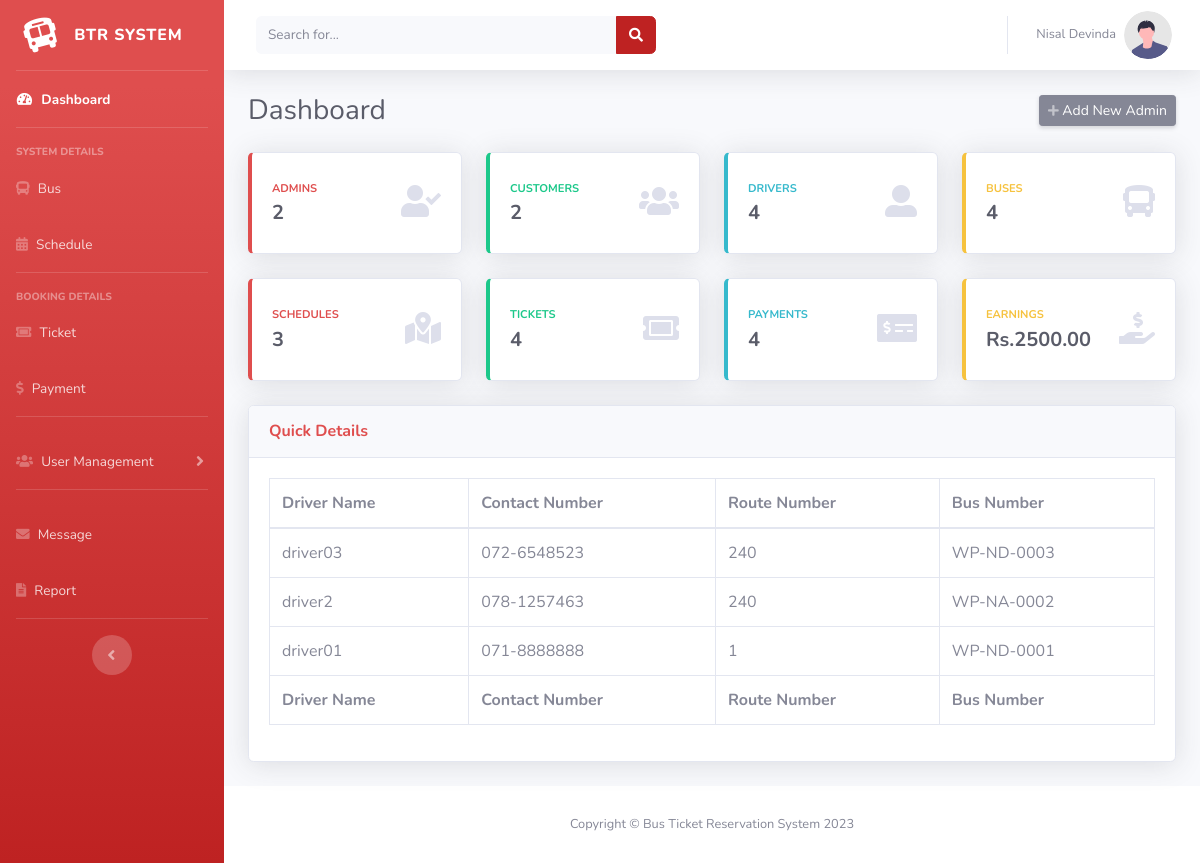
The page /Admin/index.php (signed in) on the database its author committed.
### tables this page shows
CREATE TABLE `user` (
  `email` varchar(100) NOT NULL,
  `password` varchar(20) NOT NULL,
  `name` varchar(100) NOT NULL,
  `contact_no` varchar(11) NOT NULL,
  `reg_date` date NOT NULL,
  `type` varchar(15) NOT NULL,
  `status` varchar(10) NOT NULL
);

CREATE TABLE `schedule` (
  `schedule_id` int(11) NOT NULL,
  `bus_id` varchar(10) NOT NULL,
  `route` int(11) NOT NULL,
  `start` varchar(50) NOT NULL,
  `end` varchar(50) NOT NULL,
  `arrival_time` time NOT NULL,
  `depature_time` time NOT NULL,
  `distance` double NOT NULL,
  `amount` int(11) NOT NULL,
  `sch_status` varchar(20) NOT NULL
);

CREATE TABLE `bus` (
  `plate_number` varchar(10) NOT NULL,
  `driver_id` int(11) NOT NULL,
  `model` varchar(50) NOT NULL,
  `capacity` int(11) NOT NULL,
  `owner_name` varchar(100) NOT NULL,
  `contact_number` varchar(11) NOT NULL,
  `reg_date` date NOT NULL,
  `bus_status` varchar(10) NOT NULL,
  `tour_status` varchar(20) NOT NULL
);

### Admin/index.php (the view, shortened to what the rows shown need)
<?php
require_once "../config/database.php";
$sql = "SELECT * FROM `user` LEFT JOIN `admin` ON `user`.`email`=`admin`.`email` WHERE `user`.`email`='".$_SESSION['email']."' ;";
$result = $conn->query($sql);
$row = $result->fetch_assoc();
$admin_name=$row["name"];
?>
<!DOCTYPE html>
<html lang="en">
<head>
    <link href="vendor/fontawesome-free/css/all.min.css" rel="stylesheet" type="text/css">
    <link href="css/sb-admin-2.min.css" rel="stylesheet">
</head>
<body id="page-top">
    <div id="wrapper">
        <div id="content-wrapper" class="d-flex flex-column">
            <div id="content">
                <nav class="navbar navbar-expand navbar-light bg-white topbar mb-4 static-top shadow">
                    <ul class="navbar-nav ml-auto">
                        <li class="nav-item dropdown no-arrow">
                            <a class="nav-link dropdown-toggle" href="#" id="userDropdown" role="button"
                                data-toggle="dropdown" aria-haspopup="true" aria-expanded="false">
                                <span class="mr-2 d-none d-lg-inline text-gray-600 small"><?= $admin_name ?></span>
                                <img class="img-profile rounded-circle"
                                    src="img/Profile/default.svg">
                            </a>
                        </li>
                    </ul>
                </nav>
                <div class="container-fluid">
                    <div class="d-sm-flex align-items-center justify-content-between mb-4">
                        <h1 class="h3 mb-0 text-gray-800">Dashboard</h1>
                    </div>
                </div>
                <div class="container-fluid">
                    <div class="card shadow mb-4">
                        <div class="card-body">
                            <div class="table-responsive">
                                <table class="table table-bordered" id="dataTable" width="100%" cellspacing="0">
                                    <thead>
                                        <tr>
                                            <th>Driver Name</th>
                                            <th>Contact Number</th>
                                            <th>Route Number</th>
                                            <th>Bus Number</th>
                                        </tr>
                                    </thead>
                                    <tfoot>
                                        <tr>
                                            <th>Driver Name</th>
                                            <th>Contact Number</th>
                                            <th>Route Number</th>
                                            <th>Bus Number</th>
                                        </tr>
                                    </tfoot>
                                    <tbody>
                                    <?php
                                        $sql = "SELECT * FROM `schedule`,`driver`,`bus`,`user` WHERE driver.driver_no = bus.driver_id and schedule.bus_id = bus.plate_number and user.email = driver.email ;";
                                        $result = $conn->query($sql);
                                            if ($result->num_rows > 0) {
                                                while($row = $result->fetch_assoc()) {
                                                    echo "<tr>
                                                    <td>".$row["name"]."</td>
                                                    <td>".$row["contact_no"]."</td>
                                                    <td>".$row["route"]."</td>
                                                    <td>".$row["plate_number"]."</td>
                                                    </tr>";
                                                }
                                            }
                                        ?>
                                    </tbody>
                                </table>
                            </div>
                        </div>
                    </div>
                </div>
            </div>
        </div>
    </div>
</body>
</html>

### rows shown on the page
user: name "Nisal Devinda"
schedule: user.name "driver03", user.contact_no "072-6548523", route "240", bus.plate_number "WP-ND-0003"
schedule: user.name "driver2", user.contact_no "078-1257463", route "240", bus.plate_number "WP-NA-0002"
schedule: user.name "driver01", user.contact_no "071-8888888", route "1", bus.plate_number "WP-ND-0001"

### other values the page prints
$adm_c "2"
$cus_c "2"
$dri_c "4"
$bus_c "4"
$sch_c "3"
$tic_c "4"
$con_c "4"
$earnings "2500"
